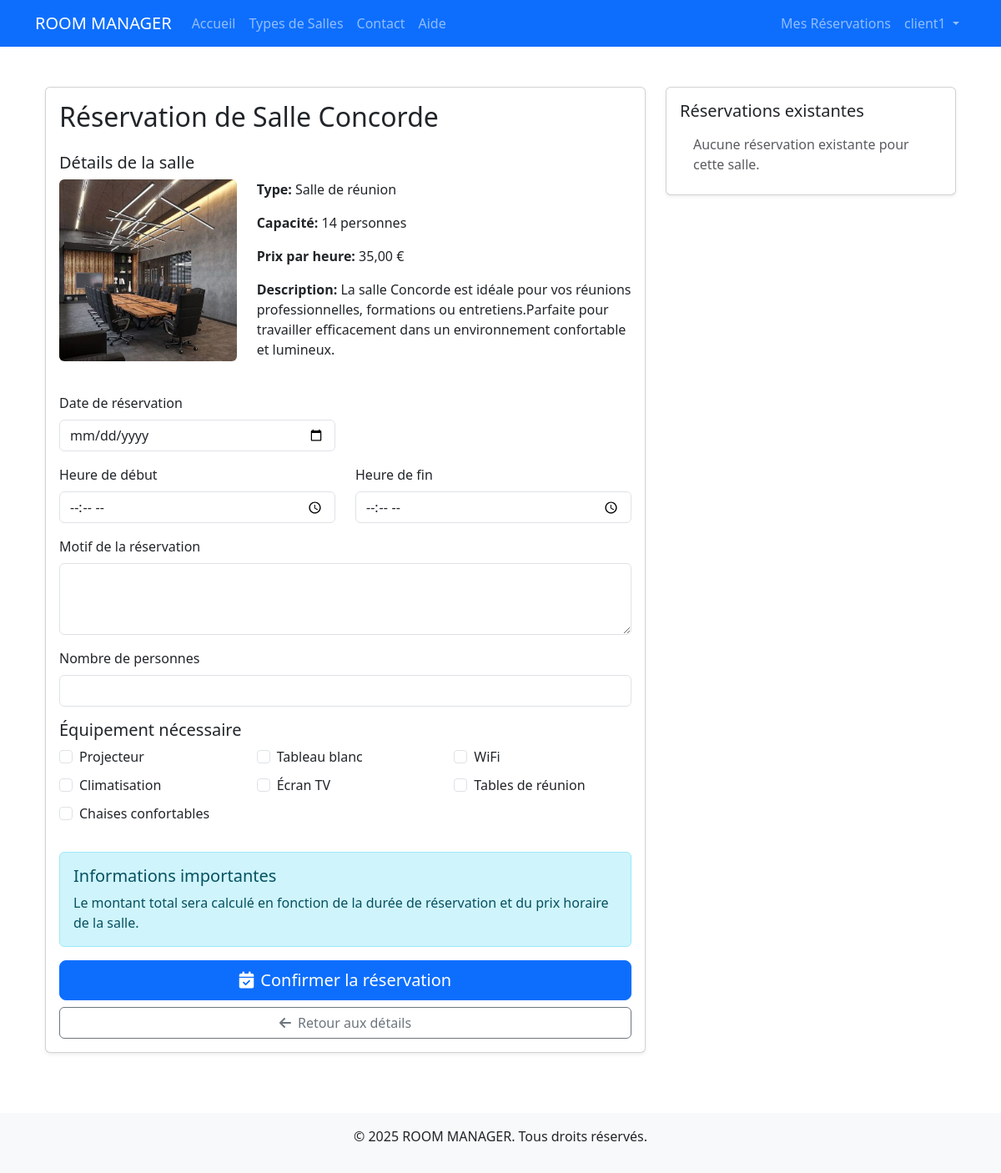
The page /rooms/1/book/ (signed in) on the database its author committed.
### core/models.py (models this page shows, shortened)
class User(AbstractUser):
    ROLE_CHOICES = [
        ('admin', 'Administrateur'),
        ('client', 'Client')
    ]
    phone_number = models.CharField(max_length=20, blank=True)
    address = models.TextField(blank=True)
    role = models.CharField(max_length=10, choices=ROLE_CHOICES, default='client')
    def is_admin_user(self):
        return self.role == 'admin' or self.is_superuser

class Room(models.Model):
    name = models.CharField(max_length=100)
    room_type = models.ForeignKey(RoomType, on_delete=models.CASCADE)
    capacity = models.IntegerField()
    price_per_hour = models.DecimalField(max_digits=10, decimal_places=2)
    description = models.TextField()
    image = models.ImageField(upload_to='rooms/')
    is_active = models.BooleanField(default=True)
    equipment = models.ManyToManyField(Equipment, blank=True)

class RoomType(models.Model):
    CATEGORY_CHOICES = [
        ('enterprise', 'Entreprises'),
        ('university', 'Universités'),
        ('hotel', 'Hôtels'),
        ('sport', 'Sports')
    ]
    name = models.CharField(max_length=100)
    category = models.CharField(max_length=20, choices=CATEGORY_CHOICES)
    description = models.TextField()
    image = models.ImageField(upload_to='room_types/')

class Equipment(models.Model):
    name = models.CharField(max_length=100)
    description = models.TextField()
    icon = models.CharField(max_length=50, help_text="Classe Font Awesome pour l'icône")

### core/views.py (the view, shortened to what this page needs)
# urls.py: path('rooms/<int:pk>/book/', views.book_room, name='book_room'),
@login_required
def book_room(request, pk):
    room = get_object_or_404(Room, pk=pk)
    return render(request, 'core/book_room.html', {'room': room})

### core/templates/core/book_room.html (shortened to what this page needs)
{% extends 'core/base.html' %}
{% block content %}
<div class="container py-4">
    <div class="row">
        <div class="col-md-8">
            <div class="card shadow-sm">
                <div class="card-body">
                    <h2 class="card-title mb-4">Réservation de {{ room.name }}</h2>
                    <div class="mb-4">
                        <h5>Détails de la salle</h5>
                        <div class="row">
                            {% if room.image %}
                            <div class="col-md-4">
                                <img src="{{ room.image.url }}" class="img-fluid rounded" alt="{{ room.name }}">
                            </div>
                            {% endif %}
                            <div class="col">
                                <p><strong>Type:</strong> {{ room.room_type.name }}</p>
                                <p><strong>Capacité:</strong> {{ room.capacity }} personnes</p>
                                <p><strong>Prix par heure:</strong> {{ room.price_per_hour }} €</p>
                                <p><strong>Description:</strong> {{ room.description }}</p>
                            </div>
                        </div>
                    </div>
                    <form method="post" class="needs-validation" novalidate>
                        <div class="row mb-3">
                            <div class="col-md-6">
                                <label for="date" class="form-label">Date de réservation</label>
                                <input type="date" class="form-control" id="date" name="date" required min="{{ today|date:'Y-m-d' }}">
                            </div>
                        </div>
                        <div class="row mb-3">
                            <div class="col-md-6">
                                <label for="start_time" class="form-label">Heure de début</label>
                                <input type="time" class="form-control" id="start_time" name="start_time" required>
                            </div>
                            <div class="col-md-6">
                                <label for="end_time" class="form-label">Heure de fin</label>
                                <input type="time" class="form-control" id="end_time" name="end_time" required>
                            </div>
                        </div>
                        <div class="mb-3">
                            <label for="purpose" class="form-label">Motif de la réservation</label>
                            <textarea class="form-control" id="purpose" name="purpose" rows="3" required></textarea>
                        </div>
                        <div class="mb-3">
                            <label for="number_of_people" class="form-label">Nombre de personnes</label>
                            <input type="number" class="form-control" id="number_of_people" name="number_of_people" min="1" max="{{ room.capacity }}" required>
                        </div>
                        <div class="mb-4">
                            <h5>Équipement nécessaire</h5>
                            <div class="row">
                                {% for equipment in room.equipment.all %}
                                <div class="col-md-4 mb-2">
                                    <div class="form-check">
                                        <input class="form-check-input" type="checkbox" name="equipment" value="{{ equipment.id }}" id="equipment_{{ equipment.id }}">
                                        <label class="form-check-label" for="equipment_{{ equipment.id }}">
                                            {{ equipment.name }}
                                        </label>
                                    </div>
                                </div>
                                {% endfor %}
                            </div>
                        </div>
                        <div class="alert alert-info">
                            <h5 class="alert-heading">Informations importantes</h5>
                            <p class="mb-0">Le montant total sera calculé en fonction de la durée de réservation et du prix horaire de la salle.</p>
                        </div>
                        <div class="d-grid gap-2">
                            <button type="submit" class="btn btn-primary btn-lg">
                                <i class="fas fa-calendar-check me-2"></i>Confirmer la réservation
                            </button>
                            <a href="{% url 'core:room_detail' room.id %}" class="btn btn-outline-secondary">
                                <i class="fas fa-arrow-left me-2"></i>Retour aux détails
                            </a>
                        </div>
                    </form>
                </div>
            </div>
        </div>
        <div class="col-md-4">
            <div class="card shadow-sm">
                <div class="card-body">
                    <h5 class="card-title">Réservations existantes</h5>
                    <div class="list-group list-group-flush">
                        {% for booking in existing_bookings %}
                        <div class="list-group-item">
                            <div class="d-flex w-100 justify-content-between">
                                <h6 class="mb-1">{{ booking.date|date:"d/m/Y" }}</h6>
                                <small class="text-muted">{{ booking.get_status_display }}</small>
                            </div>
                            <p class="mb-1">{{ booking.start_time|time:"H:i" }} - {{ booking.end_time|time:"H:i" }}</p>
                            <small class="text-muted">{{ booking.purpose|truncatechars:50 }}</small>
                        </div>
                        {% empty %}
                        <div class="list-group-item">
                            <p class="text-muted mb-0">Aucune réservation existante pour cette salle.</p>
                        </div>
                        {% endfor %}
                    </div>
                </div>
            </div>
        </div>
    </div>
</div>
{% endblock %}

### core/templates/core/base.html (shortened to what this page needs)
<!DOCTYPE html>
<html lang="fr">
<head>
    <link href="https://cdn.jsdelivr.net/npm/bootstrap@5.3.0/dist/css/bootstrap.min.css" rel="stylesheet">
    <link href="https://cdnjs.cloudflare.com/ajax/libs/font-awesome/6.0.0/css/all.min.css" rel="stylesheet">
</head>
<body>
    <nav class="navbar navbar-expand-lg navbar-dark bg-primary">
        <div class="container">
            <a class="navbar-brand" href="{% url 'core:home' %}">ROOM MANAGER</a>
            <div class="collapse navbar-collapse" id="navbarNav">
                <ul class="navbar-nav me-auto">
                    {% if not user.is_admin_user %}
                    <li class="nav-item">
                        <a class="nav-link" href="{% url 'core:home' %}">Accueil</a>
                    </li>
                    <li class="nav-item">
                        <a class="nav-link" href="{% url 'core:room_types' %}">Types de Salles</a>
                    </li>
                    <li class="nav-item">
                        <a class="nav-link" href="{% url 'core:contact' %}">Contact</a>
                    </li>
                    <li class="nav-item">
                        <a class="nav-link" href="{% url 'core:help' %}">Aide</a>
                    </li>
                    {% endif %}
                </ul>
                <ul class="navbar-nav">
                    {% if user.is_authenticated %}
                        {% if user.is_admin_user %}
                            <li class="nav-item">
                                <a class="nav-link" href="{% url 'core:dashboard' %}">Tableau de Bord</a>
                            </li>
                            <li class="nav-item">
                                <a class="nav-link" href="{% url 'core:manage_bookings' %}">Gestion des Réservations</a>
                            </li>
                            <li class="nav-item">
                                <a class="nav-link" href="{% url 'core:manage_users' %}">Gestion des Utilisateurs</a>
                            </li>
                        {% else %}
                            <li class="nav-item">
                                <a class="nav-link" href="{% url 'core:booking_list' %}">Mes Réservations</a>
                            </li>
                        {% endif %}
                        <li class="nav-item dropdown">
                            <a class="nav-link dropdown-toggle" href="#" id="navbarDropdown" role="button" data-bs-toggle="dropdown">
                                {{ user.username }}
                            </a>
                        </li>
                    {% endif %}
                </ul>
            </div>
        </div>
    </nav>
    <div class="container mt-4">
        {% block content %}
        {% endblock %}
    </div>
    <footer class="bg-light mt-5 py-3">
        <div class="container text-center">
            <p>&copy; 2025 ROOM MANAGER. Tous droits réservés.</p>
        </div>
    </footer>
</body>
</html>

### rows shown on the page
User: username "client1"
Room: name "Salle Concorde", image (picture), room_type.name "Salle de réunion", capacity "14", price_per_hour "35,00", description "La salle Concorde est idéale pour vos réunions professionnelles, formations ou entretiens.Parfaite pour travailler efficacement dans un environnement confortable et lumineux."
Equipment: name "Projecteur"
Equipment: name "Tableau blanc"
Equipment: name "WiFi"
Equipment: name "Climatisation"
Equipment: name "Écran TV"
Equipment: name "Tables de réunion"
Equipment: name "Chaises confortables"
